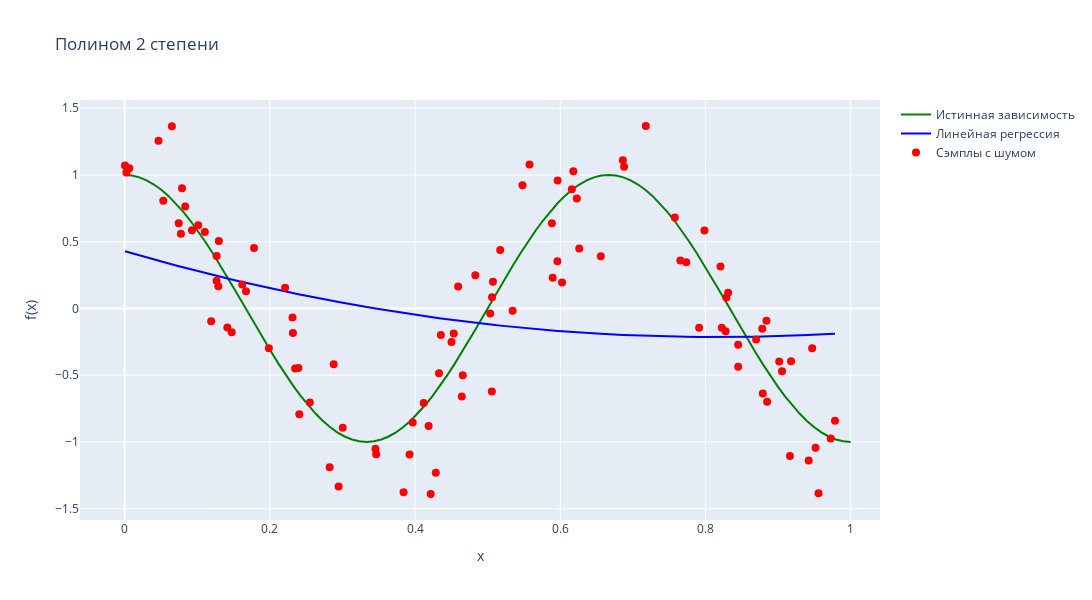

The notebook cell saved with this chart:
### Code cell
fig = go.Figure()

fig.add_trace(go.Scatter(
    x=x_true, y=y_true, mode='lines',
    name='Истинная зависимость',
    line=dict(color='green')
))

fig.add_trace(go.Scatter(
    x=x_sorted.flatten(), y=y_hat_sorted, mode='lines',
    name='Линейная регрессия',
    line=dict(color='blue')
))

fig.add_trace(go.Scatter(
    x=X.flatten(), y=y, mode='markers',
    name='Сэмплы с шумом',
    marker=dict(color='red', size=8)
))

fig.update_layout(
    title=f'Полином {degree} степени',
    xaxis_title='x',
    yaxis_title='f(x)',
    height=600,
    width=1200
)

fig.show()
